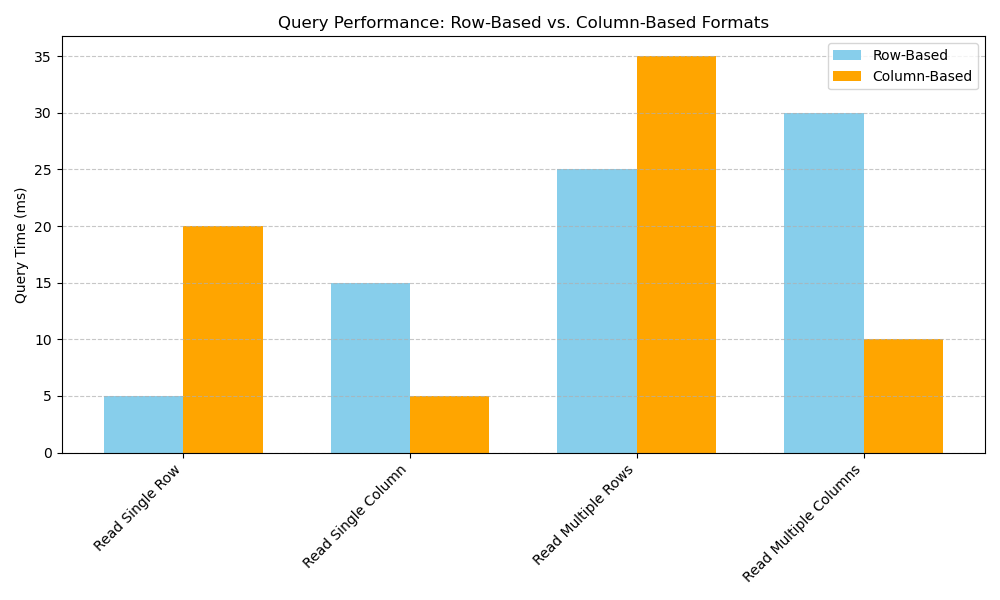

Write Python code to recreate this figure.
import matplotlib.pyplot as plt

# Simulate data access times (in milliseconds) for row-based and column-based formats
query_types = ['Read Single Row', 'Read Single Column', 'Read Multiple Rows', 'Read Multiple Columns']
row_based_performance = [5, 15, 25, 30]  # Time taken for row-based access
column_based_performance = [20, 5, 35, 10]  # Time taken for column-based access

# Create a bar plot
x = range(len(query_types))
width = 0.35  # Width of the bars

plt.figure(figsize=(10, 6))

# Plot row-based performance
plt.bar(x, row_based_performance, width, label='Row-Based', color='skyblue')

# Plot column-based performance
plt.bar([p + width for p in x], column_based_performance, width, label='Column-Based', color='orange')

# Add labels and title
plt.xticks([p + width / 2 for p in x], query_types, rotation=45, ha='right')
plt.ylabel('Query Time (ms)')
plt.title('Query Performance: Row-Based vs. Column-Based Formats')
plt.legend()

# Show gridlines for clarity
plt.grid(axis='y', linestyle='--', alpha=0.7)

# Display the plot
plt.tight_layout()
plt.show()
